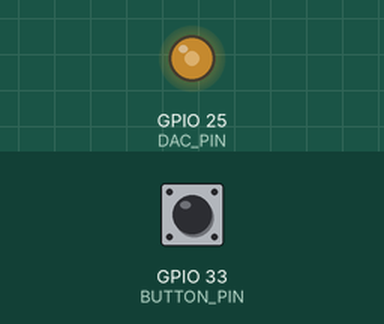
Recording of a sketch running on a simulated ESP32. Shown: output pins drawn as LEDs (lit = HIGH). The test bench sets the inputs (shaded band); at power-on: GPIO 33 (BUTTON_PIN) HIGH.

Above: at 1.04 s.
1.3 s: GPIO 33 (BUTTON_PIN) pulled LOW for 0.15 s
At 1.61 s:
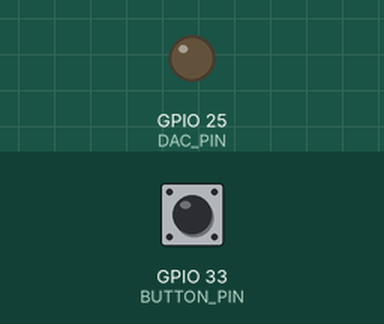
4.4 s: GPIO 33 (BUTTON_PIN) pulled LOW for 1 s
Timing chart, 0 to 5.4 s (numbered marks = the images above; inputs shaded):
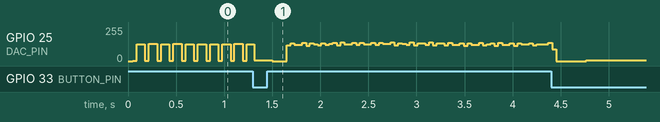

The sketch:

Types_of_waves_output.ino
```cpp
#include <Arduino.h>

#define DAC_PIN 25      // ESP32 Internal DAC Pin
#define BUTTON_PIN 33   // Cycle through waves

#define WAVE_FREQ 440
float phase = 0;
float phaseIncrement = (2.0 * PI * WAVE_FREQ) / 1000000.0;
unsigned long lastMicros = 0;

enum WaveType { SINE, SQUARE, TRIANGLE, SAWTOOTH, COUNT };
WaveType currentWave = SINE;

void setup() {
  pinMode(BUTTON_PIN, INPUT_PULLUP);
  lastMicros = micros();
}

void loop() {
  // 1. Button Logic
  static bool lastBtn = HIGH;
  bool currentBtn = digitalRead(BUTTON_PIN);
  if (lastBtn == HIGH && currentBtn == LOW) {
    delay(200); // Debounce
    currentWave = (WaveType)((currentWave + 1) % COUNT);
  }
  lastBtn = currentBtn;

  // 2. Timing
  unsigned long currentMicros = micros();
  phase += phaseIncrement * (currentMicros - lastMicros);
  lastMicros = currentMicros;
  if (phase >= 2.0 * PI) phase -= 2.0 * PI;

  // 3. Waveform Math (Output 0 to 255)
  int dacVal = 0;
  switch (currentWave) {
    case SINE:
      dacVal = (int)(127.5 * (sin(phase) + 1.0));
      break;
    case SQUARE:
      dacVal = (phase < PI) ? 255 : 0;
      break;
    case TRIANGLE:
      dacVal = (int)(255.0 * (phase < PI ? (phase / PI) : (2.0 - phase / PI)));
      break;
    case SAWTOOTH:
      dacVal = (int)(255.0 * (phase / (2.0 * PI)));
      break;
  }

  dacWrite(DAC_PIN, dacVal);
}
```
